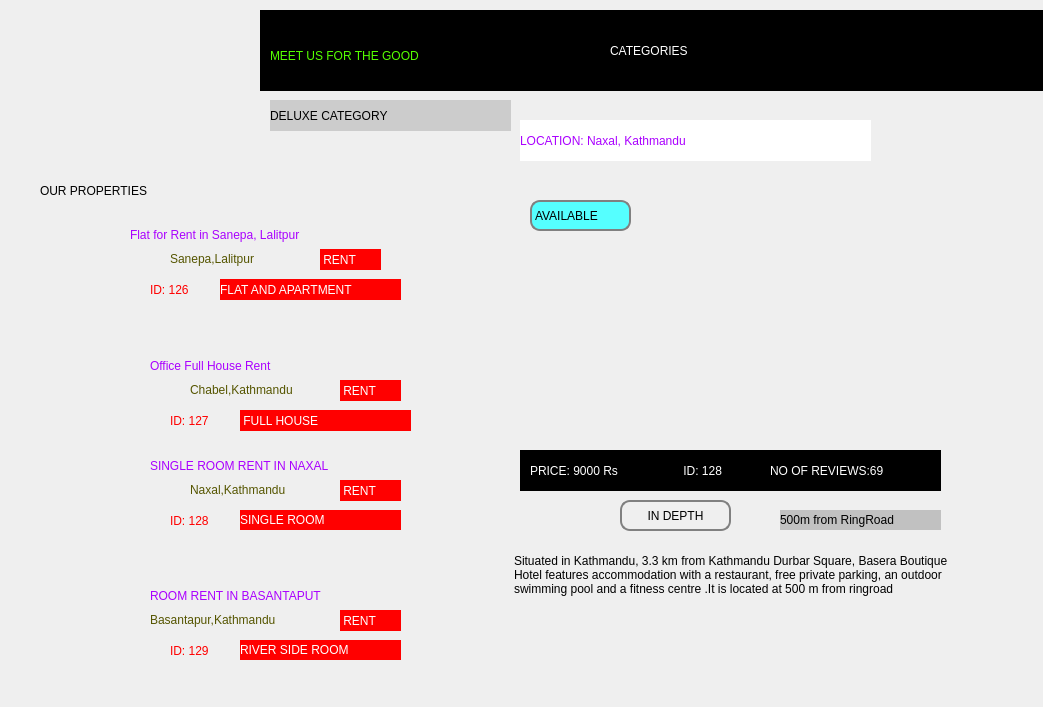
<?xml version="1.0" encoding="UTF-8"?>
<ui version="4.0">
 <class>Categories</class>
 <widget class="QDialog" name="Categories">
  <property name="geometry">
   <rect>
    <x>0</x>
    <y>0</y>
    <width>1043</width>
    <height>707</height>
   </rect>
  </property>
  <property name="windowTitle">
   <string>Dialog</string>
  </property>
  <property name="styleSheet">
   <string notr="true"/>
  </property>
  <widget class="QWidget" name="widget1" native="true">
   <property name="geometry">
    <rect>
     <x>260</x>
     <y>10</y>
     <width>1081</width>
     <height>81</height>
    </rect>
   </property>
   <property name="styleSheet">
    <string notr="true">background-color: rgb(0, 0, 0);</string>
   </property>
   <widget class="QLabel" name="label">
    <property name="geometry">
     <rect>
      <x>350</x>
      <y>20</y>
      <width>211</width>
      <height>41</height>
     </rect>
    </property>
    <property name="styleSheet">
     <string notr="true">color: rgb(255, 255, 255);
font: 700 italic 18pt &quot;Segoe UI&quot;;</string>
    </property>
    <property name="text">
     <string>CATEGORIES</string>
    </property>
   </widget>
   <widget class="QLabel" name="label_30">
    <property name="geometry">
     <rect>
      <x>10</x>
      <y>30</y>
      <width>211</width>
      <height>31</height>
     </rect>
    </property>
    <property name="styleSheet">
     <string notr="true">background-color: rgb(0, 0, 0);
font: 700 italic 10pt &quot;Segoe UI&quot;;
color: rgb(85, 255, 0);</string>
    </property>
    <property name="text">
     <string>MEET US FOR THE GOOD</string>
    </property>
   </widget>
  </widget>
  <widget class="QWidget" name="widget" native="true">
   <property name="geometry">
    <rect>
     <x>0</x>
     <y>220</y>
     <width>421</width>
     <height>521</height>
    </rect>
   </property>
   <widget class="QWidget" name="widget_2" native="true">
    <property name="geometry">
     <rect>
      <x>-20</x>
      <y>-1</y>
      <width>431</width>
      <height>121</height>
     </rect>
    </property>
    <property name="styleSheet">
     <string notr="true">QWidget{}
QWidget::hover{
background-color: rgb(197, 197, 197);
}
</string>
    </property>
    <widget class="QLabel" name="label_3">
     <property name="geometry">
      <rect>
       <x>150</x>
       <y>0</y>
       <width>281</width>
       <height>31</height>
      </rect>
     </property>
     <property name="styleSheet">
      <string notr="true">color: rgb(170, 0, 255);
font: 700 italic 10pt &quot;Segoe UI&quot;;</string>
     </property>
     <property name="text">
      <string>Flat for Rent in Sanepa, Lalitpur</string>
     </property>
    </widget>
    <widget class="QLabel" name="label_4">
     <property name="geometry">
      <rect>
       <x>190</x>
       <y>30</y>
       <width>131</width>
       <height>20</height>
      </rect>
     </property>
     <property name="styleSheet">
      <string notr="true">color: rgb(85, 85, 0);
font: 600 italic 9pt &quot;Segoe UI&quot;;</string>
     </property>
     <property name="text">
      <string>Sanepa,Lalitpur</string>
     </property>
    </widget>
    <widget class="QLabel" name="label_5">
     <property name="geometry">
      <rect>
       <x>170</x>
       <y>60</y>
       <width>61</width>
       <height>21</height>
      </rect>
     </property>
     <property name="styleSheet">
      <string notr="true">color: rgb(255, 0, 0);
font: 700 italic 9pt &quot;Segoe UI&quot;;</string>
     </property>
     <property name="text">
      <string>ID: 126</string>
     </property>
    </widget>
    <widget class="QLabel" name="label_6">
     <property name="geometry">
      <rect>
       <x>340</x>
       <y>30</y>
       <width>61</width>
       <height>21</height>
      </rect>
     </property>
     <property name="styleSheet">
      <string notr="true">background-color: rgb(255, 0, 0);
color: rgb(255, 255, 255);
font: 700 italic 9pt &quot;Segoe UI&quot;;</string>
     </property>
     <property name="text">
      <string> RENT</string>
     </property>
    </widget>
    <widget class="QLabel" name="label_7">
     <property name="geometry">
      <rect>
       <x>240</x>
       <y>60</y>
       <width>181</width>
       <height>21</height>
      </rect>
     </property>
     <property name="styleSheet">
      <string notr="true">background-color: rgb(255, 0, 0);
color: rgb(255, 255, 255);
font: 700 italic 9pt &quot;Segoe UI&quot;;</string>
     </property>
     <property name="text">
      <string>FLAT AND APARTMENT</string>
     </property>
    </widget>
    <widget class="QWidget" name="widget_3" native="true">
     <property name="geometry">
      <rect>
       <x>20</x>
       <y>10</y>
       <width>121</width>
       <height>101</height>
      </rect>
     </property>
     <property name="styleSheet">
      <string notr="true">image: url(:/images/image3 - Copy.jpg);</string>
     </property>
    </widget>
   </widget>
   <widget class="QWidget" name="widget_4" native="true">
    <property name="geometry">
     <rect>
      <x>0</x>
      <y>130</y>
      <width>411</width>
      <height>101</height>
     </rect>
    </property>
    <property name="styleSheet">
     <string notr="true">QWidget{}
QWidget::hover{
background-color: rgb(197, 197, 197);
}
</string>
    </property>
    <widget class="QLabel" name="label_8">
     <property name="geometry">
      <rect>
       <x>150</x>
       <y>0</y>
       <width>281</width>
       <height>31</height>
      </rect>
     </property>
     <property name="styleSheet">
      <string notr="true">color: rgb(170, 0, 255);
font: 700 italic 10pt &quot;Segoe UI&quot;;</string>
     </property>
     <property name="text">
      <string>Office Full House Rent</string>
     </property>
    </widget>
    <widget class="QLabel" name="label_9">
     <property name="geometry">
      <rect>
       <x>190</x>
       <y>30</y>
       <width>131</width>
       <height>20</height>
      </rect>
     </property>
     <property name="styleSheet">
      <string notr="true">color: rgb(85, 85, 0);
font: 600 italic 9pt &quot;Segoe UI&quot;;</string>
     </property>
     <property name="text">
      <string>Chabel,Kathmandu</string>
     </property>
    </widget>
    <widget class="QLabel" name="label_10">
     <property name="geometry">
      <rect>
       <x>170</x>
       <y>60</y>
       <width>61</width>
       <height>21</height>
      </rect>
     </property>
     <property name="styleSheet">
      <string notr="true">color: rgb(255, 0, 0);
font: 700 italic 9pt &quot;Segoe UI&quot;;</string>
     </property>
     <property name="text">
      <string>ID: 127</string>
     </property>
    </widget>
    <widget class="QLabel" name="label_11">
     <property name="geometry">
      <rect>
       <x>340</x>
       <y>30</y>
       <width>61</width>
       <height>21</height>
      </rect>
     </property>
     <property name="styleSheet">
      <string notr="true">background-color: rgb(255, 0, 0);
color: rgb(255, 255, 255);
font: 700 italic 9pt &quot;Segoe UI&quot;;</string>
     </property>
     <property name="text">
      <string> RENT</string>
     </property>
    </widget>
    <widget class="QLabel" name="label_12">
     <property name="geometry">
      <rect>
       <x>240</x>
       <y>60</y>
       <width>171</width>
       <height>21</height>
      </rect>
     </property>
     <property name="styleSheet">
      <string notr="true">background-color: rgb(255, 0, 0);
color: rgb(255, 255, 255);
font: 700 italic 9pt &quot;Segoe UI&quot;;</string>
     </property>
     <property name="text">
      <string> FULL HOUSE</string>
     </property>
    </widget>
    <widget class="QWidget" name="widget_5" native="true">
     <property name="geometry">
      <rect>
       <x>10</x>
       <y>0</y>
       <width>121</width>
       <height>101</height>
      </rect>
     </property>
     <property name="styleSheet">
      <string notr="true">image: url(:/images/image4 - Copy.jpg);</string>
     </property>
    </widget>
   </widget>
   <widget class="QWidget" name="widget_6" native="true">
    <property name="geometry">
     <rect>
      <x>0</x>
      <y>230</y>
      <width>431</width>
      <height>121</height>
     </rect>
    </property>
    <property name="styleSheet">
     <string notr="true">QWidget{}
QWidget::hover{
background-color: rgb(197, 197, 197);
}
</string>
    </property>
    <widget class="QLabel" name="label_13">
     <property name="geometry">
      <rect>
       <x>150</x>
       <y>0</y>
       <width>281</width>
       <height>31</height>
      </rect>
     </property>
     <property name="styleSheet">
      <string notr="true">color: rgb(170, 0, 255);
font: 700 italic 10pt &quot;Segoe UI&quot;;</string>
     </property>
     <property name="text">
      <string>SINGLE ROOM RENT IN NAXAL</string>
     </property>
    </widget>
    <widget class="QLabel" name="label_14">
     <property name="geometry">
      <rect>
       <x>190</x>
       <y>30</y>
       <width>131</width>
       <height>20</height>
      </rect>
     </property>
     <property name="styleSheet">
      <string notr="true">color: rgb(85, 85, 0);
font: 600 italic 9pt &quot;Segoe UI&quot;;</string>
     </property>
     <property name="text">
      <string>Naxal,Kathmandu</string>
     </property>
    </widget>
    <widget class="QLabel" name="label_15">
     <property name="geometry">
      <rect>
       <x>170</x>
       <y>60</y>
       <width>61</width>
       <height>21</height>
      </rect>
     </property>
     <property name="styleSheet">
      <string notr="true">color: rgb(255, 0, 0);
font: 700 italic 9pt &quot;Segoe UI&quot;;</string>
     </property>
     <property name="text">
      <string>ID: 128</string>
     </property>
    </widget>
    <widget class="QLabel" name="label_16">
     <property name="geometry">
      <rect>
       <x>340</x>
       <y>30</y>
       <width>61</width>
       <height>21</height>
      </rect>
     </property>
     <property name="styleSheet">
      <string notr="true">background-color: rgb(255, 0, 0);
color: rgb(255, 255, 255);
font: 700 italic 9pt &quot;Segoe UI&quot;;</string>
     </property>
     <property name="text">
      <string> RENT</string>
     </property>
    </widget>
    <widget class="QLabel" name="label_17">
     <property name="geometry">
      <rect>
       <x>240</x>
       <y>60</y>
       <width>161</width>
       <height>20</height>
      </rect>
     </property>
     <property name="styleSheet">
      <string notr="true">background-color: rgb(255, 0, 0);
color: rgb(255, 255, 255);
font: 700 italic 9pt &quot;Segoe UI&quot;;</string>
     </property>
     <property name="text">
      <string>SINGLE ROOM</string>
     </property>
    </widget>
    <widget class="QWidget" name="widget_7" native="true">
     <property name="geometry">
      <rect>
       <x>20</x>
       <y>10</y>
       <width>121</width>
       <height>101</height>
      </rect>
     </property>
     <property name="styleSheet">
      <string notr="true">image: url(:/images/room2.jpg);</string>
     </property>
    </widget>
   </widget>
   <widget class="QWidget" name="widget_8" native="true">
    <property name="geometry">
     <rect>
      <x>0</x>
      <y>360</y>
      <width>431</width>
      <height>121</height>
     </rect>
    </property>
    <property name="styleSheet">
     <string notr="true">QWidget{}
QWidget::hover{
background-color: rgb(197, 197, 197);
}
</string>
    </property>
    <widget class="QLabel" name="label_18">
     <property name="geometry">
      <rect>
       <x>150</x>
       <y>0</y>
       <width>281</width>
       <height>31</height>
      </rect>
     </property>
     <property name="styleSheet">
      <string notr="true">color: rgb(170, 0, 255);
font: 700 italic 10pt &quot;Segoe UI&quot;;</string>
     </property>
     <property name="text">
      <string>ROOM RENT IN BASANTAPUT</string>
     </property>
    </widget>
    <widget class="QLabel" name="label_19">
     <property name="geometry">
      <rect>
       <x>150</x>
       <y>30</y>
       <width>171</width>
       <height>20</height>
      </rect>
     </property>
     <property name="styleSheet">
      <string notr="true">color: rgb(85, 85, 0);
font: 600 italic 9pt &quot;Segoe UI&quot;;</string>
     </property>
     <property name="text">
      <string>Basantapur,Kathmandu</string>
     </property>
    </widget>
    <widget class="QLabel" name="label_20">
     <property name="geometry">
      <rect>
       <x>170</x>
       <y>60</y>
       <width>61</width>
       <height>21</height>
      </rect>
     </property>
     <property name="styleSheet">
      <string notr="true">color: rgb(255, 0, 0);
font: 700 italic 9pt &quot;Segoe UI&quot;;</string>
     </property>
     <property name="text">
      <string>ID: 129</string>
     </property>
    </widget>
    <widget class="QLabel" name="label_21">
     <property name="geometry">
      <rect>
       <x>340</x>
       <y>30</y>
       <width>61</width>
       <height>21</height>
      </rect>
     </property>
     <property name="styleSheet">
      <string notr="true">background-color: rgb(255, 0, 0);
color: rgb(255, 255, 255);
font: 700 italic 9pt &quot;Segoe UI&quot;;</string>
     </property>
     <property name="text">
      <string> RENT</string>
     </property>
    </widget>
    <widget class="QLabel" name="label_22">
     <property name="geometry">
      <rect>
       <x>240</x>
       <y>60</y>
       <width>161</width>
       <height>20</height>
      </rect>
     </property>
     <property name="styleSheet">
      <string notr="true">background-color: rgb(255, 0, 0);
color: rgb(255, 255, 255);
font: 700 italic 9pt &quot;Segoe UI&quot;;</string>
     </property>
     <property name="text">
      <string>RIVER SIDE ROOM</string>
     </property>
    </widget>
    <widget class="QWidget" name="widget_9" native="true">
     <property name="geometry">
      <rect>
       <x>20</x>
       <y>10</y>
       <width>121</width>
       <height>101</height>
      </rect>
     </property>
     <property name="styleSheet">
      <string notr="true">image: url(:/images/room1 - Copy.jpg);</string>
     </property>
    </widget>
   </widget>
  </widget>
  <widget class="QLabel" name="label_2">
   <property name="geometry">
    <rect>
     <x>40</x>
     <y>180</y>
     <width>181</width>
     <height>21</height>
    </rect>
   </property>
   <property name="styleSheet">
    <string notr="true">color: rgb(0, 0, 0);
font: 700 italic 12pt &quot;Segoe UI&quot;;</string>
   </property>
   <property name="text">
    <string>OUR PROPERTIES</string>
   </property>
  </widget>
  <widget class="QWidget" name="widget_10" native="true">
   <property name="geometry">
    <rect>
     <x>510</x>
     <y>110</y>
     <width>501</width>
     <height>451</height>
    </rect>
   </property>
   <widget class="QWidget" name="widget_11" native="true">
    <property name="geometry">
     <rect>
      <x>10</x>
      <y>50</y>
      <width>421</width>
      <height>311</height>
     </rect>
    </property>
    <property name="styleSheet">
     <string notr="true">QWidget{image: url(:/images/room2.jpg);
}

QWidget::hover{
background-color:gray;
}</string>
    </property>
   </widget>
   <widget class="QLabel" name="label_24">
    <property name="geometry">
     <rect>
      <x>10</x>
      <y>10</y>
      <width>351</width>
      <height>41</height>
     </rect>
    </property>
    <property name="styleSheet">
     <string notr="true">background-color: rgb(255, 255, 255);
color: rgb(170, 0, 255);
font: 700 italic 14pt &quot;Segoe UI&quot;;</string>
    </property>
    <property name="text">
     <string>LOCATION: Naxal, Kathmandu</string>
    </property>
   </widget>
   <widget class="QLabel" name="label_26">
    <property name="geometry">
     <rect>
      <x>20</x>
      <y>90</y>
      <width>101</width>
      <height>31</height>
     </rect>
    </property>
    <property name="styleSheet">
     <string notr="true">
border: 2px solid gray;
border-radius:10px;
background-color: rgb(85, 255, 255);
font: 700 italic 10pt &quot;Segoe UI&quot;;


</string>
    </property>
    <property name="text">
     <string>AVAILABLE</string>
    </property>
   </widget>
   <widget class="QWidget" name="widget_12" native="true">
    <property name="geometry">
     <rect>
      <x>10</x>
      <y>340</y>
      <width>421</width>
      <height>41</height>
     </rect>
    </property>
    <property name="styleSheet">
     <string notr="true">background-color: rgb(0, 0, 0);</string>
    </property>
    <widget class="QLabel" name="label_25">
     <property name="geometry">
      <rect>
       <x>10</x>
       <y>10</y>
       <width>151</width>
       <height>21</height>
      </rect>
     </property>
     <property name="styleSheet">
      <string notr="true">color: rgb(255, 255, 255);
font: 700 italic 11pt &quot;Segoe UI&quot;;
background-color: rgb(0, 0, 0);</string>
     </property>
     <property name="text">
      <string>PRICE: 9000 Rs</string>
     </property>
    </widget>
    <widget class="QLabel" name="label_27">
     <property name="geometry">
      <rect>
       <x>160</x>
       <y>10</y>
       <width>81</width>
       <height>21</height>
      </rect>
     </property>
     <property name="styleSheet">
      <string notr="true">color: rgb(255, 255, 255);
background-color: rgb(0, 0, 0);
font: 700 italic 10pt &quot;Segoe UI&quot;;</string>
     </property>
     <property name="text">
      <string> ID: 128</string>
     </property>
    </widget>
    <widget class="QLabel" name="label_28">
     <property name="geometry">
      <rect>
       <x>250</x>
       <y>10</y>
       <width>161</width>
       <height>21</height>
      </rect>
     </property>
     <property name="styleSheet">
      <string notr="true">color: rgb(255, 255, 255);
background-color: rgb(0, 0, 0);
font: 700 italic 10pt &quot;Segoe UI&quot;;</string>
     </property>
     <property name="text">
      <string>NO OF REVIEWS:69</string>
     </property>
    </widget>
   </widget>
   <widget class="QLabel" name="label_29">
    <property name="geometry">
     <rect>
      <x>270</x>
      <y>400</y>
      <width>161</width>
      <height>20</height>
     </rect>
    </property>
    <property name="styleSheet">
     <string notr="true">color: rgb(0, 0, 0);
font: 700 italic 9pt &quot;Segoe UI&quot;;
background-color: rgb(193, 193, 193);</string>
    </property>
    <property name="text">
     <string>500m from RingRoad</string>
    </property>
   </widget>
   <widget class="QPushButton" name="pushButton">
    <property name="geometry">
     <rect>
      <x>110</x>
      <y>390</y>
      <width>111</width>
      <height>31</height>
     </rect>
    </property>
    <property name="styleSheet">
     <string notr="true">QPushButton{color: rgb(0, 0, 0);
font: 700 italic 11pt &quot;Segoe UI&quot;;
border: 2px solid gray ;
border-radius: 10px;
}

QPushButton::hover{
background-color:gray;
}

</string>
    </property>
    <property name="text">
     <string>IN DEPTH</string>
    </property>
   </widget>
  </widget>
  <widget class="QLabel" name="label_23">
   <property name="geometry">
    <rect>
     <x>270</x>
     <y>100</y>
     <width>241</width>
     <height>31</height>
    </rect>
   </property>
   <property name="styleSheet">
    <string notr="true">font: 700 italic 14pt &quot;Segoe UI&quot;;
background-color: rgb(204, 204, 204);</string>
   </property>
   <property name="text">
    <string>DELUXE CATEGORY</string>
   </property>
  </widget>
  <widget class="QWidget" name="widget_13" native="true">
   <property name="geometry">
    <rect>
     <x>0</x>
     <y>-10</y>
     <width>261</width>
     <height>181</height>
    </rect>
   </property>
   <property name="styleSheet">
    <string notr="true">image: url(:/images/logo.png);</string>
   </property>
  </widget>
  <widget class="QPlainTextEdit" name="plainTextEdit">
   <property name="geometry">
    <rect>
     <x>510</x>
     <y>550</y>
     <width>461</width>
     <height>101</height>
    </rect>
   </property>
   <property name="styleSheet">
    <string notr="true">background-color: rgba(0, 0, 0,0);
font: 700 italic 9pt &quot;Segoe UI&quot;;
border:none;

</string>
   </property>
   <property name="plainText">
    <string>Situated in Kathmandu, 3.3 km from Kathmandu Durbar Square, Basera Boutique Hotel features accommodation with a restaurant, free private parking, an outdoor swimming pool and a fitness centre .It is located at 500 m from ringroad</string>
   </property>
  </widget>
 </widget>
 <resources/>
 <connections/>
</ui>
